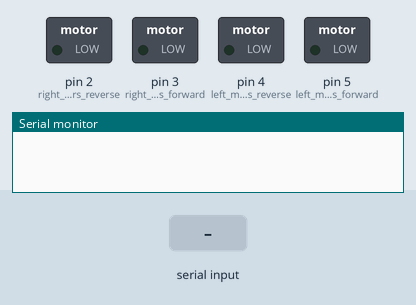
Bench run of a sketch on a simulated Arduino Uno, built with avr-gcc and run on an emulated ATmega328P. Shown: switched loads named in the sketch (green lamp = pin HIGH), the last lines printed to the serial monitor. Inputs (shaded band) come from the test bench.

Above: at 1.2 s.
1.3 s: "F" received over Serial
At 2.3 s:
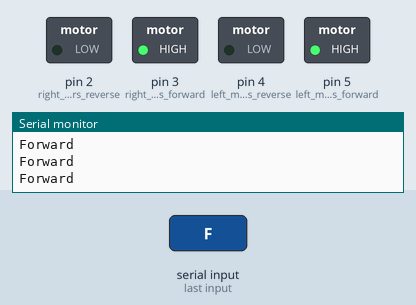
2.9 s: "B" received over Serial
At 3.5 s:
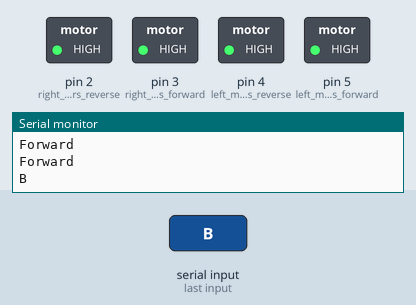
Timing chart, 0 to 5.9 s (numbered marks = the images above; inputs shaded):
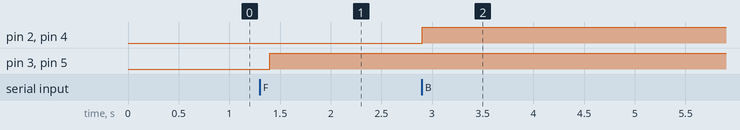

The sketch:

sketch_nov22a.ino
```cpp
#include <SoftwareSerial.h>


char t;

void setup() {
pinMode(5,OUTPUT);   //left motors forward
pinMode(4,OUTPUT);   //left motors reverse
pinMode(3,OUTPUT);   //right motors forward
pinMode(2,OUTPUT);   //right motors reverse
Serial.begin(9600);
digitalWrite(12, HIGH);
SoftwareSerial Serial(10,11);

}

void loop() {
if(Serial.available()){
  t = Serial.read();
  Serial.println(t);
}

if(t == 'F'){            //move forward(all motors rotate in forward direction)
  Serial.println("Forward");
  digitalWrite(5,HIGH);
  digitalWrite(3,HIGH);
}

else if(t == 'B'){      //move reverse (all motors rotate in reverse direction)
  digitalWrite(4,HIGH);
  digitalWrite(2,HIGH);
}

else if(t == 'L'){      //turn right (left side motors rotate in forward direction, right side motors doesn't rotate)
  digitalWrite(3,HIGH);
}

else if(t == 'R'){      //turn left (right side motors rotate in forward direction, left side motors doesn't rotate)
  digitalWrite(5,HIGH);
}


else if(t == 'S'){      //STOP (all motors stop)
  Serial.println("Stop");
  digitalWrite(5,LOW);
  digitalWrite(4,LOW);
  digitalWrite(3,LOW);
  digitalWrite(2,LOW);
}
delay(100);
}
```

Measured:
- after the input at 1.3 s, pin 3 (right_motors_forward), pin 5 (left_motors_forward): LOW → HIGH after 0.10 s
- after the input at 2.9 s, pin 2 (right_motors_reverse), pin 4 (left_motors_reverse): LOW → HIGH at once
